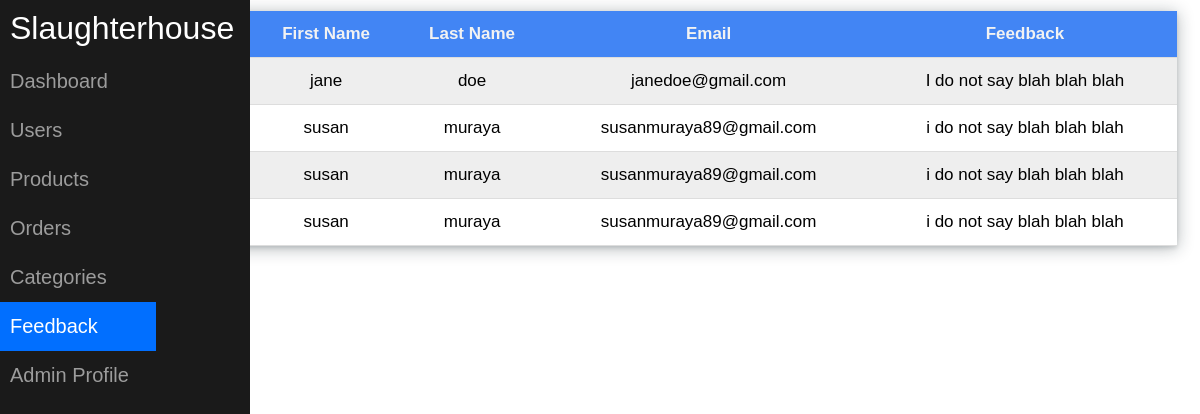
The app's page /admin/feedback_report.php (signed in) with its own data.
### tables this page shows
CREATE TABLE `contact` (
  `id` int(11) NOT NULL,
  `input` varchar(255) DEFAULT NULL,
  `lname` varchar(255) DEFAULT NULL,
  `fname` varchar(255) DEFAULT NULL,
  `email` varchar(255) NOT NULL
);

### helpers/DbHelpers.php (called while the page is built, shortened)
<?php
function GetRelativePath($path)
{
  $npath = str_replace('\\', '/', $path);
  return str_replace('DOCUMENT_ROOT', '', $npath);
}
require(GetRelativePath(dirname(__FILE__))."../../config/db.conf.php");
class DbHelpers {
  public $db;
  public function __construct($conn) {
    $this->db = $conn;
  }
  public function getAll ($table) {
    $result = mysqli_query($this->db, "SELECT * FROM " . $table);
    if ($result) {
      return $result;
    } else {
      return 'table not found';
    }
  }
}
$db_helpers = new DbHelpers($conn);
?>

### admin/feedback_report.php (the view, shortened to what this page needs)
<!DOCTYPE html>
<html>
  <head>
    <link rel="stylesheet" type="text/css" href="./adminstyles.css">
  </head>
  <body class="body">
    <div class="nav">
      <div class="nav-header">
        <div class="nav-title" style="color: #fff;">
          Slaughterhouse
        </div>
        <br>
      </div>
      <div class="nav-links">
        <a href="admin.php">Dashboard</a>
        <a href="users_report.php">Users</a>
        <a href="product_report.php">Products</a>
        <a href="orders_report.php">Orders</a>
        <a href="categories_report.php">Categories</a>
        <a href="feedback_report.php" class="active">Feedback</a>
        <a href="admin_profile.php">Admin Profile</a>
      </div>
    </div>
    <?php
      include('../helpers/DbHelpers.php');
      $contact = $db_helpers->getAll('contact');
    ?>
<div class="container">
  <div class="table">
    <div class="supplierTable">
      <table>
        <tr>
          <th>#</th>
          <th>First Name</th>
          <th>Last Name</th>
          <th>Email</th>
          <th>Feedback</th>
        </tr>
        <?php
        while($detail = mysqli_fetch_assoc($contact)) :?>
        <tr>
          <td><?= $detail['id']; ?></td>
          <td><?= $detail['fname']; ?></td>
          <td><?= $detail['lname']; ?></td>
          <td><?= $detail['email']; ?></td>
          <td><?= $detail['input']; ?></td>
        </tr>
        <?php endwhile; ?>
      </table>
    </div>
  </div>
</div>
</body>
</html>

### admin/adminstyles.css (style rules this page uses)
.body { margin: 0px; font-family: "Montserrat",sans-serif; font-size: large; }
.nav { height: 100%; width: 250px; background-color: #1a1a1a; position: fixed; }
.nav > .nav-header { display: inline; }
.nav > .nav-header > .nav-title { display: inline-block; font-size: 32px; color: #fff; padding: 10px 10px 10px 10px; }
.nav > .nav-links { display: block; float: left; font-size: 20px; list-style-type: none; margin: 0; padding: 0; width: 13%; position: fixed; height: 100%; overflow: auto; }
.nav > .nav-links > a { display: block; padding: 13px 10px 13px 10px; text-decoration: none; color: #9c9c9c; }
.nav-links a.active { background-color: #016fff; color: #fff; }
.container { margin-left: 15%; padding:1px 16px; height:1000px; }
table { border-collapse: collapse; width: 100%; height: 70px; text-align: center; margin: auto; padding: 10px; font-size: 17px; }
.supplierTable { margin: 10px 7px 100px; box-shadow: rgba(14, 30, 37, 0.12) 0px 2px 4px 0px, rgba(14, 30, 37, 0.32) 0px 2px 16px 0px; }
th, td { padding: 8px; border-bottom: 1px solid #ddd; }
th { background-color: #4285F4; color: #f2f2f2; height: 30px; }
td { height: 30px; }
tr:nth-child(even) { background-color: #eeeeee; }

### records on screen
contact: fname "jane", lname "doe", email "janedoe@gmail.com", input "I do not say blah blah blah"
contact: fname "susan", lname "muraya", email "susanmuraya89@gmail.com", input "i do not say blah blah blah"
contact: fname "susan", lname "muraya", email "susanmuraya89@gmail.com", input "i do not say blah blah blah"
contact: fname "susan", lname "muraya", email "susanmuraya89@gmail.com", input "i do not say blah blah blah"
